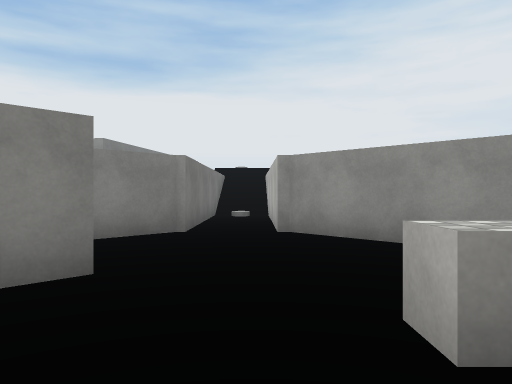
view 1 (above)

24 first-person views from a walk through a scene from a Unity 3-D project. The camera is 1.3 m above the floor, looks level and sees 70° across. The floor is counted in squares, 2 m on a side. Each view is taken from the middle of a square. On the plan, view 1 faces up. The plan holds only what a view shows up to about 11 squares ahead; the rest is blank. The place goes on beyond the plan. Surface patterns are stand-ins for the level's own textures.

view 2
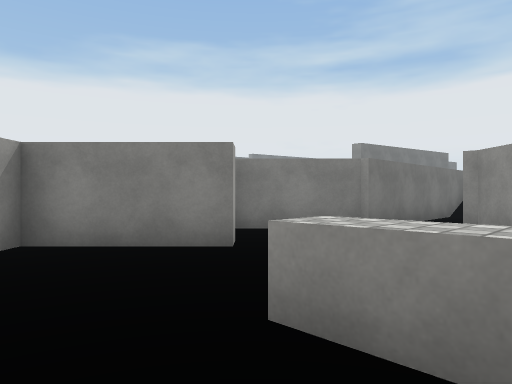

view 3
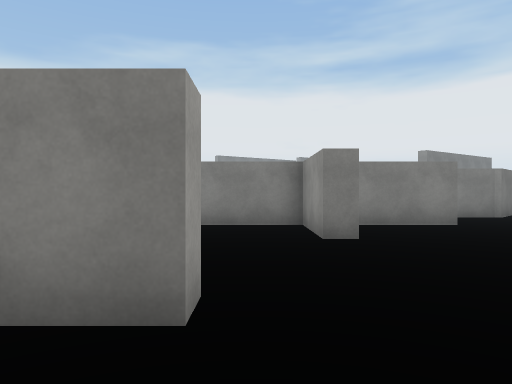

view 4
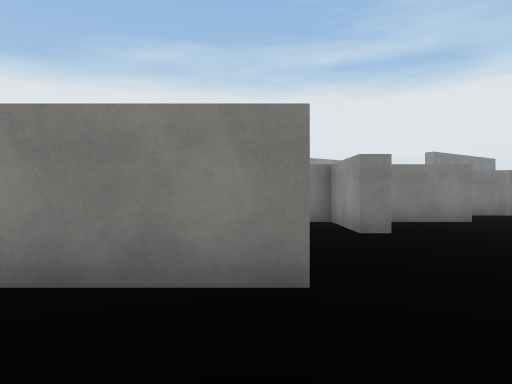

view 5
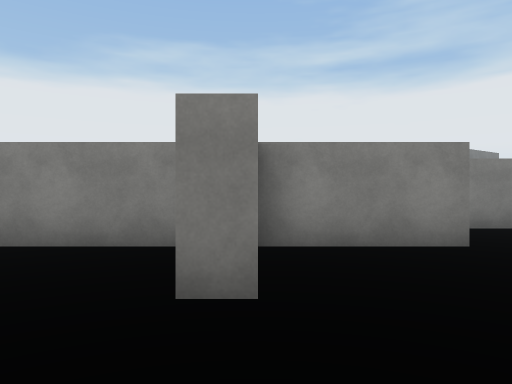

view 6
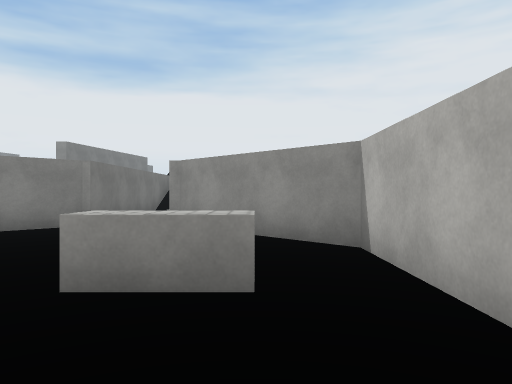

view 7
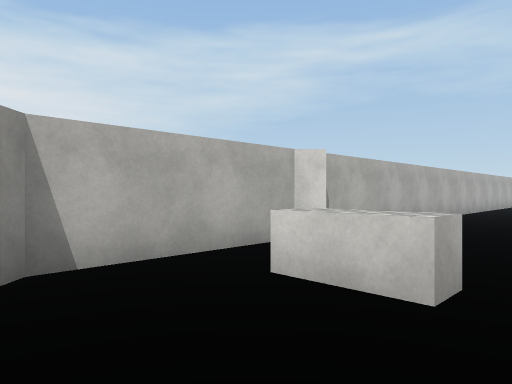

view 8
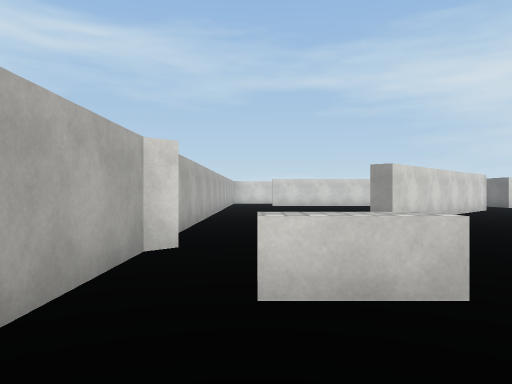

view 9
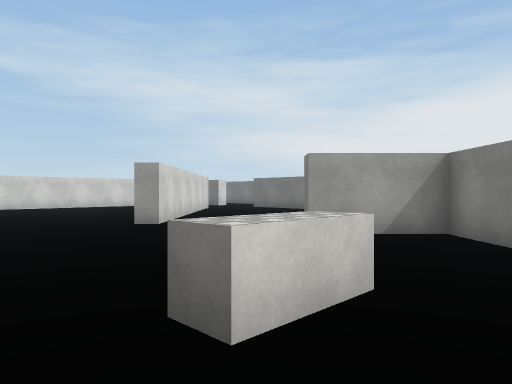

view 10
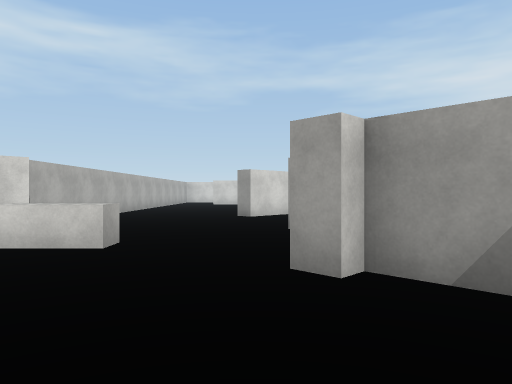

view 11
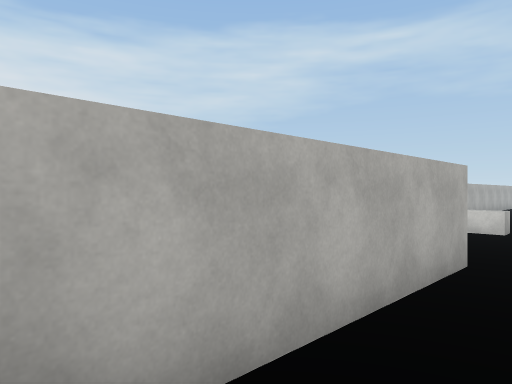

view 12
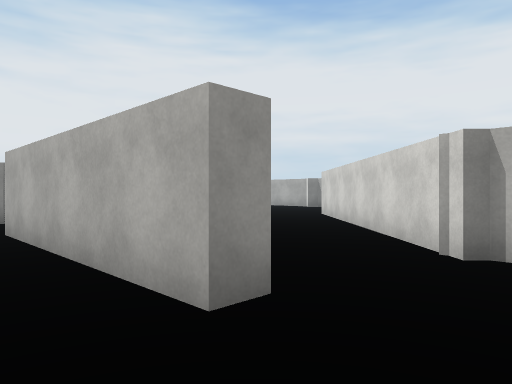

view 13
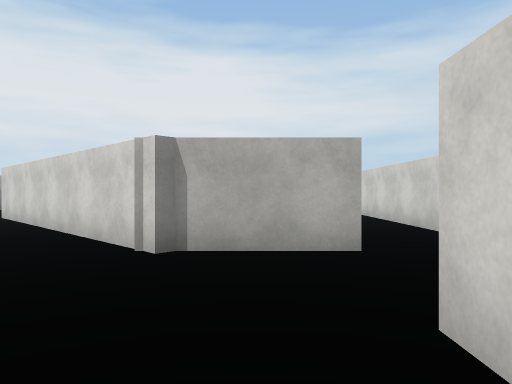

view 14
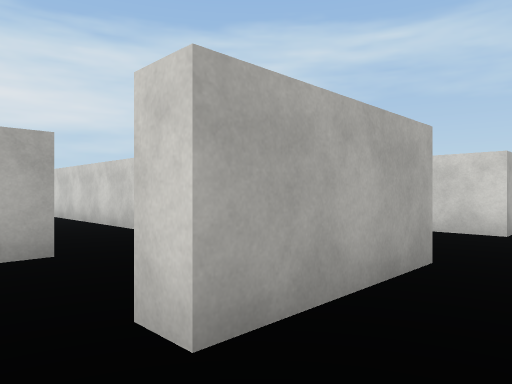

view 15
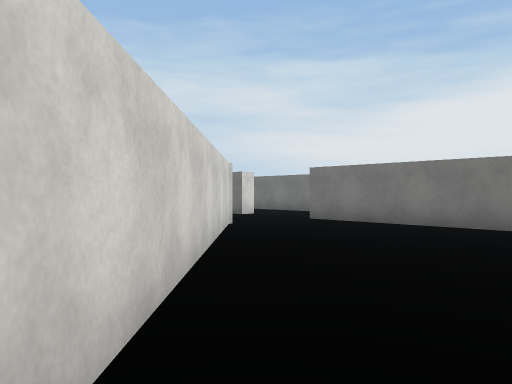

view 16
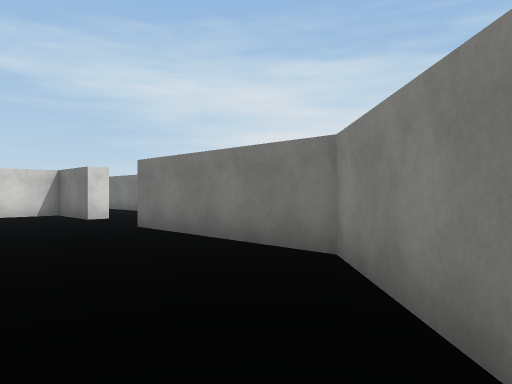

view 17
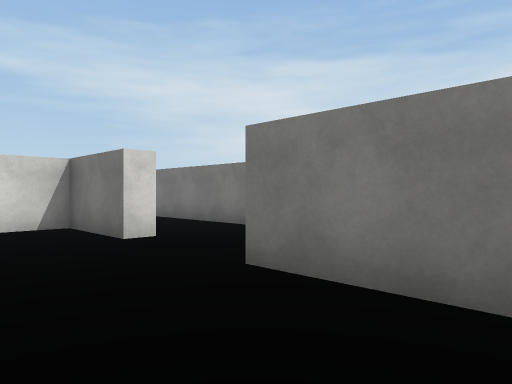

view 18
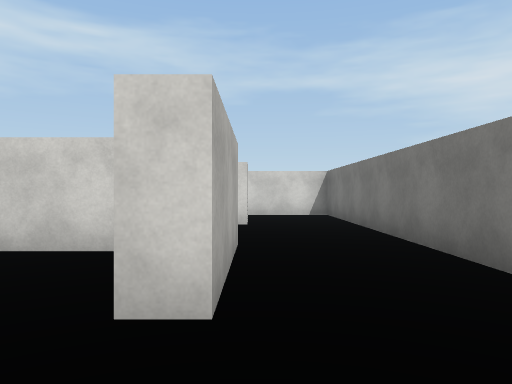

view 19
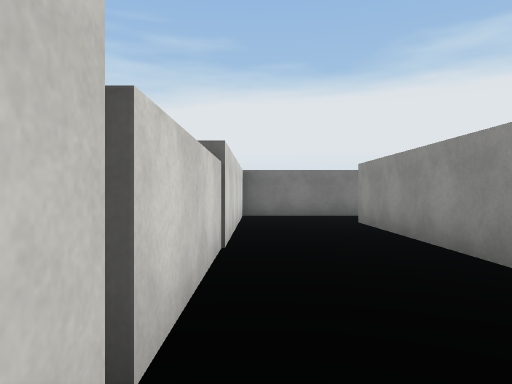

view 20
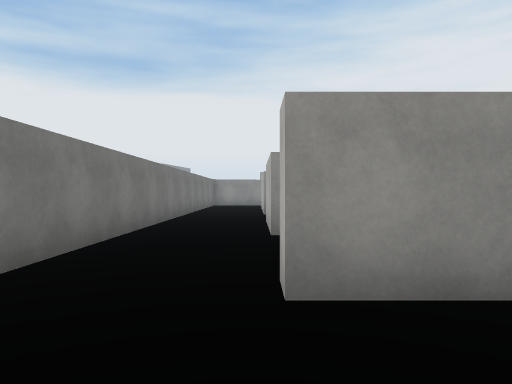

view 21
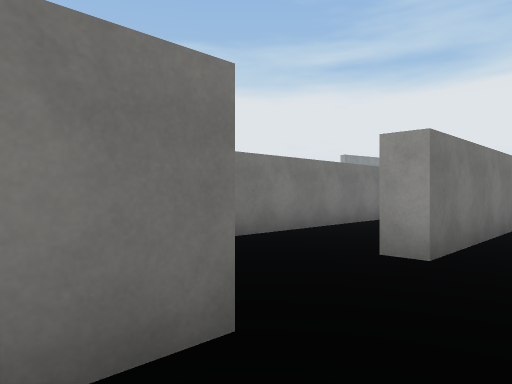

view 22
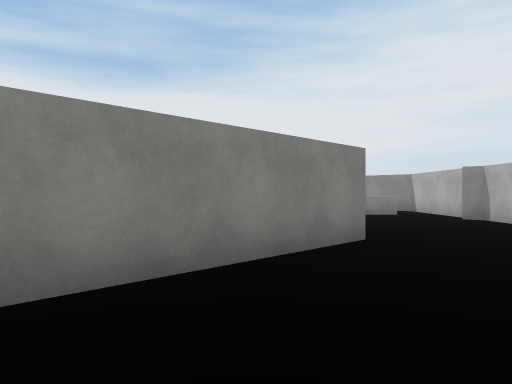

view 23
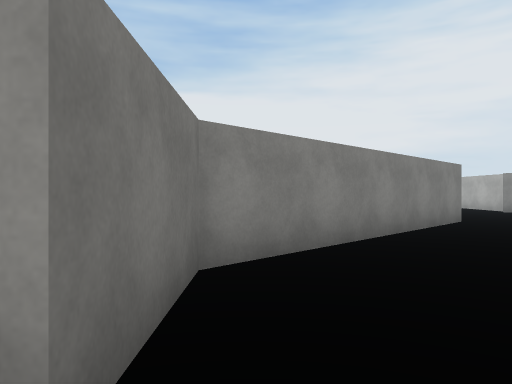

view 24
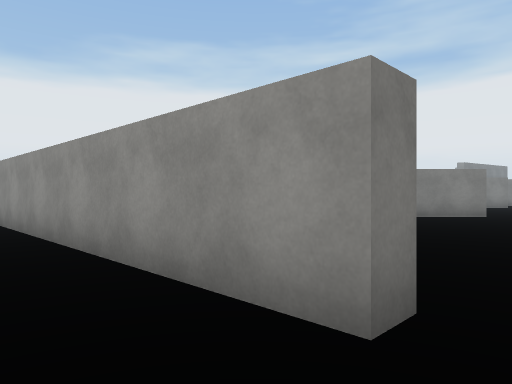

### Floor plan
Key: @ floor where view 1 was taken; # wall or solid block; x gap in a wall; . floor; / step, stairs or slope; = window, fence, low wall or low ledge; B block.
Columns run from 11 left of view 1 to 4 right of it. Each row starts with its distance up from view 1.
 11           //
 10          x//=
  9          x/.=
  8          x/.=
  7          x/.=
  6          =/.=
  5         =/...
  4        =#.....
  3          #... /
  2         #/...B/
  1        ##...BB/=
  0       ##.#.@..#
 -1       #......./
 -2     # .  ...../
 -3   .##   ....../
 -4 # .#.  ...#.../
 -5 #..#.....##.../
 -6 #..#....##..../
 -7 #..#...##...../
 -8 #..#..##  ..../
 -9 #....##  . ..
-10 #....#
-11 #..#.#
-12 #..#......
-13 #..##########
-14 #..  .... ...
-15 #...         .
-16 #.#.
-17 #....
-18 #....
-19 #....     .
-20  ########x

Positions as (right, up) in squares from view 1, and headings:
1: (0, 0), facing up
2: (2, 0), facing up-left
3: (1, -5), facing up-left
4: (1, -6), facing up-left
5: (0, -2), facing up-left
6: (2, -1), facing up
7: (0, 4), facing down-right
8: (2, 4), facing down
9: (3, 3), facing down-left
10: (-1, 6), facing down
11: (-1, 11), facing down-right
12: (-10, -10), facing up-right
13: (-10, -10), facing right
14: (-10, -10), facing down-right
15: (-1, -3), facing down-left
16: (-5, -2), facing down-left
17: (-6, -6), facing down-left
18: (-9, -9), facing down
19: (-1, -19), facing left
20: (-9, -19), facing up
21: (-7, -12), facing up-left
22: (-2, -9), facing up
23: (-5, -12), facing up
24: (2, -15), facing up-left
